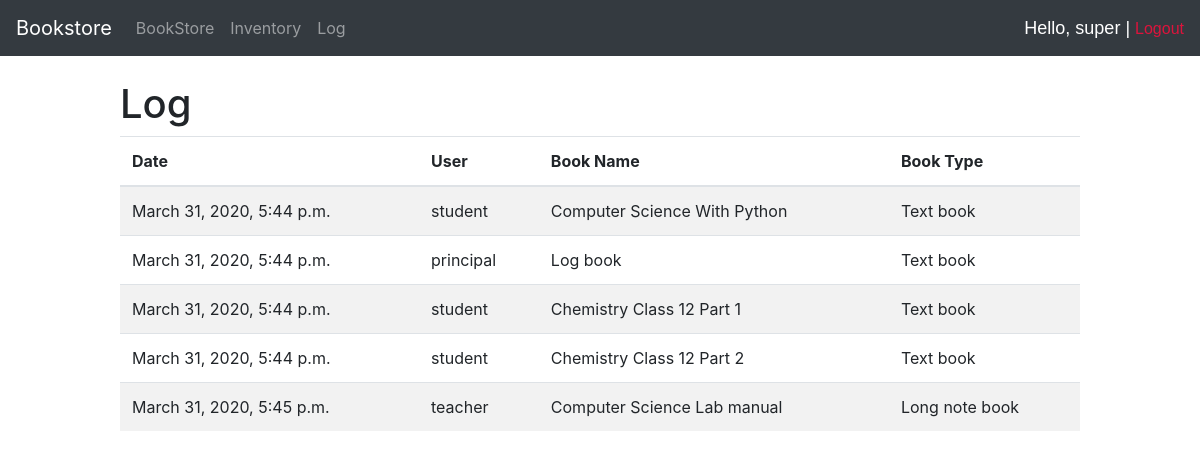
/log/ (signed in), run on the app's committed database.
### account/models.py (models this page shows, shortened)
class Account(AbstractBaseUser):
    grade_choice = (('1', '1'),
                    ('2', '2'),
                    ('3', '3'),
                    ('4', '4'),
                    ('5', '5'),
                    ('6', '6'),
                    ('7', '7'),
                    ('8', '8'),
                    ('9', '9'),
                    ('10','10'),
                    ('11','11'),
                    ('12','12'),
                    )
    email = models.EmailField(verbose_name="email", max_length=60, unique=True)
    username = models.CharField(max_length=30, unique=True)
    first_name = models.CharField(max_length=30)
    last_name = models.CharField(max_length=30)
    grno = models.IntegerField(null=False, unique=True)
    garde = models.CharField(max_length=100, choices=grade_choice)
    is_admin = models.BooleanField(default=False)
    is_active = models.BooleanField(default=True)
    is_staff = models.BooleanField(default=False)
    is_superuser = models.BooleanField(default=False)
    is_customer = models.BooleanField(default=True)
    date_joined = models.DateTimeField(auto_now_add=True)
    USERNAME_FIELD = 'email'
    REQUIRED_FIELDS = ['username', 'first_name', 'last_name','grno', 'garde',]
    objects = Manager()
    def __str__(self) :
        return(self.first_name)

### inventory/models.py (models this page shows, shortened)
class Log(models.Model) :
    date = models.DateTimeField(auto_now_add=True)
    user = models.ForeignKey(Account, on_delete=models.CASCADE)
    book_name = models.ForeignKey(Book, on_delete=models.CASCADE)
    book_type = models.CharField(max_length=100, editable=False)

class Book(models.Model) :
    subject_choice = (('English', 'English'),
                    ('Math', 'Math'),
                    ('Science', 'Science'),
                    ('Physics', 'Physics'),
                    ('Chemistry', 'Chemistry'),
                    ('Biology', 'Biology'),
                    ('Computer Science', 'Computer Science'),
                    ('Social Studies', 'Social Studies'),
                    ('Hindi', 'Hindi'),
                    ('Arabic', 'Arabic'),
                    )
    type_choice = (('Text book', 'Text book'),
                    ('Long note book', 'Long note book'),
                    ('Short note book', 'Short note book')
                    )
    grade_choice = (('1', '1'),
                    ('2', '2'),
                    ('3', '3'),
                    ('4', '4'),
                    ('5', '5'),
                    ('6', '6'),
                    ('7', '7'),
                    ('8', '8'),
                    ('9', '9'),
                    ('10','10'),
                    ('11','11'),
                    ('12','12'),
                    ('All', 'All')
                    )
    name = models.CharField(max_length=100, unique=True)
    subject = models.CharField(max_length=100, choices=subject_choice)
    book_type = models.CharField(max_length=100, choices=type_choice)
    grade = models.CharField(max_length=100, choices=grade_choice)
    stock = models.IntegerField()
    cost = models.DecimalField(max_digits=5, decimal_places=3)
    def __str__(self):
        return(self.name)

### account/decorators.py (the view, shortened to what this page needs)
        def wrapper_func(request, *args, **kwargs) :
            if ('superuser' in perms) and (request.user.is_superuser) :
                return(view_func(request, *args, **kwargs))

### inventory/views.py (called while the page is built)
@login_required(login_url='login')
@allowed_users(perms=['superuser', 'admin', 'staff'])
def log(request) :
    logs = Log.objects.all()
    context = {'logs':logs}
    return(render(request, 'inventory/log.html', context))

### inventory/templates/inventory/log.html
{% extends 'inventory/main.html' %}
{% block content %}
    <br>
    <h1>Log</h1>
    <table class="table table-striped">
        <thead>
        <tr>
            <th scope="col">Date</th>
            <th scope="col">User</th>
            <th scope="col">Book Name</th>
            <th scope="col">Book Type</th>
        </tr>
        </thead>
        <tbody>
        {% for log in logs %}
            <tr>
                <td>{{log.date}}</td>
                <td>{{log.user}}</td>
                <td>{{log.book_name}}</td>
                <td>{{log.book_type}}</td>
            </tr>
        {% endfor %}
        </tbody>
    </table>
{% endblock %}

### inventory/templates/inventory/navbar.html (shortened to what this page needs)
<nav class="navbar navbar-expand-lg navbar-dark bg-dark">
    <a class="navbar-brand" href="{% url 'store' %}">Bookstore</a>
    <div class="collapse navbar-collapse" id="navbarNavAltMarkup">
      <div class="navbar-nav">
        <a class="nav-item nav-link" href="{% url 'store' %}">BookStore</a>
        <a class="nav-item nav-link" href="{% url 'inventory' %}">Inventory</a>
        <a class="nav-item nav-link" href="{% url 'log' %}">Log</a>
      </div>
    </div>
    <div>
      <span id="username">Hello, {{request.user}} | </span>
      <span><a href="{% url 'logout' %}" id="logout">Logout</a></span>
    </div>
</nav>

### inventory/templates/inventory/navbar.html (style rules this page uses)
#logout { color: crimson; font-family: Arial, Helvetica, sans-serif; }
#username { color: white; font-size: 18px; font-family: Arial, Helvetica, sans-serif; }

### data on the page
Account: user "super"
Log: date "March 31, 2020, 5:44 p.m.", user "student", book_name "Computer Science With Python", book_type "Text book"
Log: date "March 31, 2020, 5:44 p.m.", user "principal", book_name "Log book", book_type "Text book"
Log: date "March 31, 2020, 5:44 p.m.", user "student", book_name "Chemistry Class 12 Part 1", book_type "Text book"
Log: date "March 31, 2020, 5:44 p.m.", user "student", book_name "Chemistry Class 12 Part 2", book_type "Text book"
Log: date "March 31, 2020, 5:45 p.m.", user "teacher", book_name "Computer Science Lab manual", book_type "Long note book"
